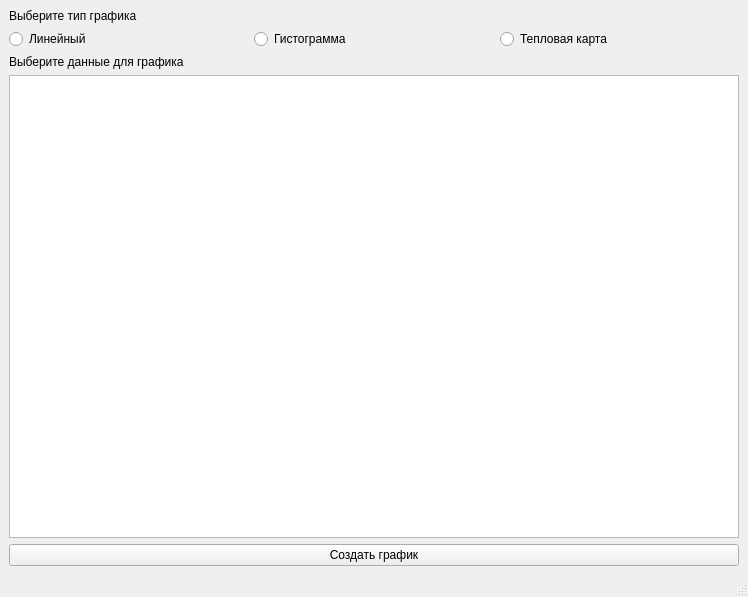
<?xml version="1.0" encoding="UTF-8"?>
<ui version="4.0">
 <class>MainWindow</class>
 <widget class="QMainWindow" name="MainWindow">
  <property name="geometry">
   <rect>
    <x>0</x>
    <y>0</y>
    <width>748</width>
    <height>597</height>
   </rect>
  </property>
  <property name="windowTitle">
   <string>MainWindow</string>
  </property>
  <widget class="QWidget" name="centralwidget">
   <layout class="QVBoxLayout" name="verticalLayout">
    <item>
     <widget class="QLabel" name="label">
      <property name="text">
       <string>Выберите тип графика</string>
      </property>
     </widget>
    </item>
    <item>
     <layout class="QHBoxLayout" name="horizontalLayout">
      <item>
       <widget class="QRadioButton" name="radioButton">
        <property name="text">
         <string>Линейный</string>
        </property>
       </widget>
      </item>
      <item>
       <widget class="QRadioButton" name="radioButton_2">
        <property name="text">
         <string>Гистограмма</string>
        </property>
       </widget>
      </item>
      <item>
       <widget class="QRadioButton" name="radioButton_3">
        <property name="text">
         <string>Тепловая карта</string>
        </property>
       </widget>
      </item>
     </layout>
    </item>
    <item>
     <widget class="QLabel" name="label_2">
      <property name="text">
       <string>Выберите данные для графика</string>
      </property>
     </widget>
    </item>
    <item>
     <widget class="QTableView" name="tableView"/>
    </item>
    <item>
     <widget class="QPushButton" name="pushButton">
      <property name="text">
       <string>Создать график</string>
      </property>
     </widget>
    </item>
   </layout>
  </widget>
  <widget class="QMenuBar" name="menubar">
   <property name="geometry">
    <rect>
     <x>0</x>
     <y>0</y>
     <width>748</width>
     <height>26</height>
    </rect>
   </property>
  </widget>
  <widget class="QStatusBar" name="statusbar"/>
 </widget>
 <resources/>
 <connections/>
</ui>
